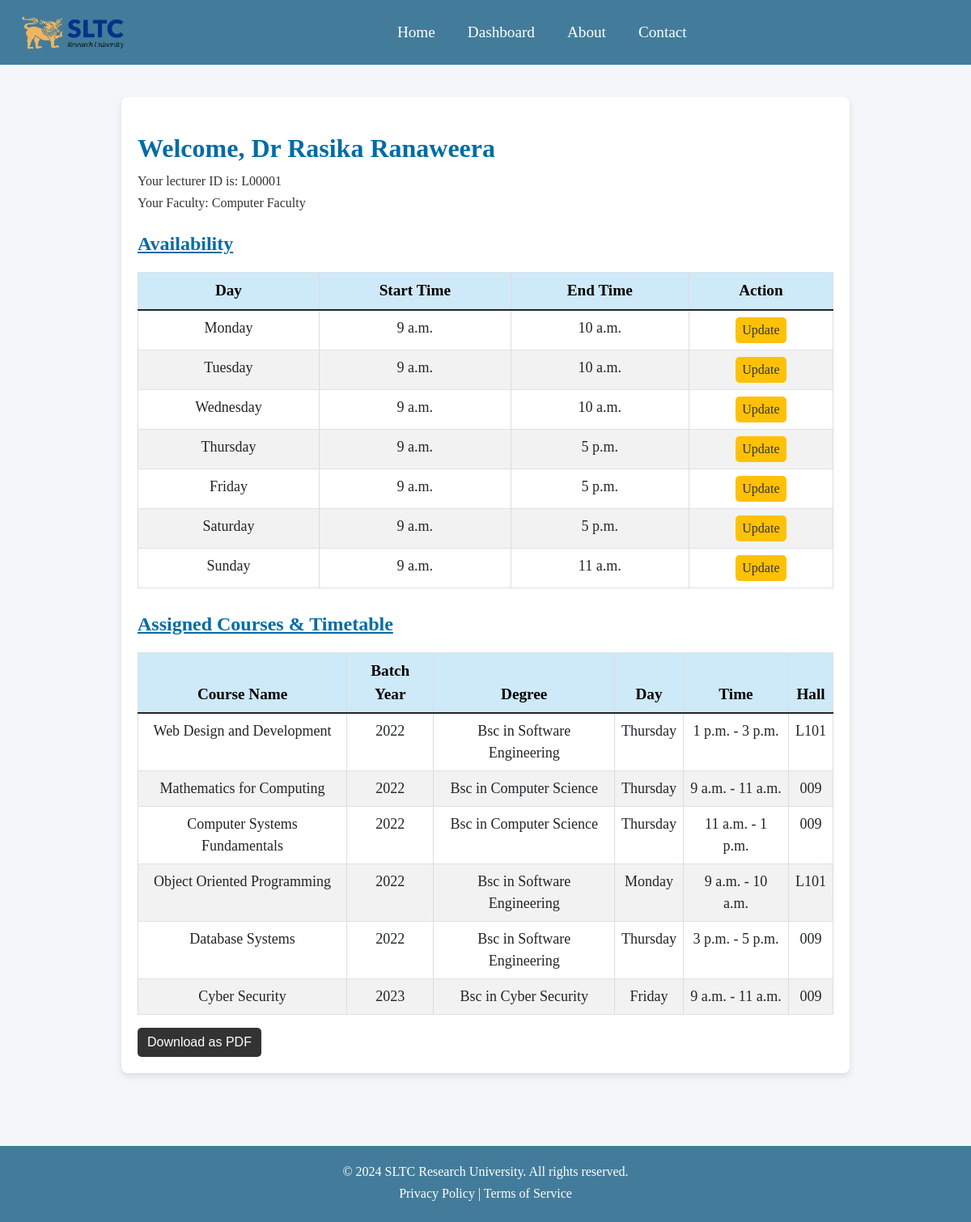
Screenshot of /lecturer-dashboard/ (signed in) with the database file from the repository.
### user/models.py (models this page shows, shortened)
class Lecturer(models.Model):
    user = models.OneToOneField(User, on_delete=models.CASCADE, primary_key=True)
    full_name = models.CharField(max_length=255)
    Faculty = models.ForeignKey(Faculty, on_delete=models.SET_NULL, null=True)

class User(AbstractUser):
    is_student = models.BooleanField(default=False)
    is_lecturer = models.BooleanField(default=False)

class Faculty(models.Model):
    name = models.CharField(max_length=255, unique=True)
    class Meta:
        verbose_name_plural = "Faculties"
    def __str__(self):
        return self.name

class LecturerAvailability(models.Model):
    DAY_CHOICES = [
        (0, 'Monday'),
        (1, 'Tuesday'),
        (2, 'Wednesday'),
        (3, 'Thursday'),
        (4, 'Friday'),
        (5, 'Saturday'),
        (6, 'Sunday'),
    ]
    lecturer = models.ForeignKey(Lecturer, on_delete=models.CASCADE, related_name='availabilities')
    day = models.IntegerField(choices=DAY_CHOICES)
    start_time = models.TimeField(default=time(9, 0))
    end_time = models.TimeField(default=time(17, 0))
    class Meta:
        unique_together = ['lecturer', 'day']

class Course(models.Model):
    name = models.CharField(max_length=255)
    degree = models.ForeignKey(Degree, on_delete=models.CASCADE)
    Batch_Year = models.ForeignKey(BatchYear, on_delete=models.SET_NULL, null=True)
    lecturer = models.ForeignKey(Lecturer, on_delete=models.SET_NULL, null=True)
    required_hall_type = models.CharField(max_length=20, choices=Hall.HALL_TYPE_CHOICES)
    duration = models.PositiveIntegerField()
    sessions_per_week = models.PositiveIntegerField()

class BatchYear(models.Model):
    year = models.PositiveIntegerField(unique=True)

class Degree(models.Model):
    name = models.CharField(max_length=255)
    Faculty = models.ForeignKey(Faculty, on_delete=models.CASCADE)

class Timeslot(models.Model):
    DAY_CHOICES = [
        (0, 'Monday'),
        (1, 'Tuesday'),
        (2, 'Wednesday'),
        (3, 'Thursday'),
        (4, 'Friday'),
        (5, 'Saturday'),
        (6, 'Sunday'),
    ]
    day = models.IntegerField(choices=DAY_CHOICES)
    start_time = models.TimeField(default=time(9, 0))
    end_time = models.TimeField(default=time(17, 0))
    hall = models.ForeignKey('Hall', on_delete=models.SET_NULL, null=True)
    course = models.ForeignKey('Course', on_delete=models.CASCADE)

class Hall(models.Model):
    HALL_TYPE_CHOICES = [
        ('LECTURE_ROOM', 'Lecture Room'),
        ('LAB', 'Lab'),
    ]
    name = models.CharField(max_length=255)
    Faculty = models.ForeignKey(Faculty, on_delete=models.CASCADE)
    type = models.CharField(max_length=20, choices=HALL_TYPE_CHOICES)

### user/views.py (the view)
# urls.py: path('lecturer-dashboard/', views.lecturer_dashboard, name='lecturer_dashboard'),
@login_required
def lecturer_dashboard(request):
    if not request.user.is_lecturer:
        return redirect('login')
    lecturer = request.user.lecturer
    courses = Course.objects.filter(lecturer=lecturer)
    availabilities = LecturerAvailability.objects.filter(lecturer=lecturer).order_by('day', 'start_time')
    return render(request, 'lecturer/dashboard.html', {
        'lecturer': lecturer,
        'courses': courses,
        'availabilities': availabilities
    })

### user/templates/lecturer/dashboard.html (shortened to what this page needs)
{% load static %}
<!DOCTYPE html>
<html lang="en">
<head>
    <link href="https://cdn.jsdelivr.net/npm/bootstrap@5.1.3/dist/css/bootstrap.min.css" rel="stylesheet">
</head>
<body>
    {% include "../header.html" %}
    <div class="container">
        <h2 class="mt-4">Welcome, {{ lecturer.full_name }}</h2>
        <p>Your lecturer ID is: {{ request.user.username }}</p>
        <p>Your Faculty: {{ request.user.lecturer.Faculty }}</p>
        <h3 class="mt-4" style="text-decoration: underline;">Availability</h3>
        <table class="table table-bordered">
            <thead>
                <tr>
                    <th>Day</th>
                    <th>Start Time</th>
                    <th>End Time</th>
                    <th>Action</th>
                </tr>
            </thead>
            <tbody>
                {% for availability in availabilities %}
                    <tr>
                        <td>{{ availability.get_day_display }}</td>
                        <td>{{ availability.start_time }}</td>
                        <td>{{ availability.end_time }}</td>
                        <td>
                            <a href="{% url 'update_availability' availability_id=availability.id %}" class="btn btn-sm btn-warning">Update</a>
                        </td>
                    </tr>
                {% empty %}
                    <tr>
                        <td colspan="4">No availability set yet.</td>
                    </tr>
                {% endfor %}
            </tbody>
        </table>
            <h3 class="mt-12" style="text-decoration: underline;">Assigned Courses & Timetable</h3>
            <div id="timetable">
                <table class="table table-bordered">
                    <thead>
                        <tr>
                            <th>Course Name</th>
                            <th>Batch Year</th>
                            <th>Degree</th>
                            <th>Day</th>
                            <th>Time</th>
                            <th>Hall</th>
                        </tr>
                    </thead>
                    <tbody>
                        {% for course in courses %}
                            {% for timeslot in course.timeslot_set.all %}
                            <tr>
                                <td>{{ course.name }}</td>
                                <td>
                                    {% if course.Batch_Year %}
                                        {{ course.Batch_Year.year }}
                                    {% else %}
                                        N/A
                                    {% endif %}
                                </td>
                                <td>{{ course.degree.name }}</td>
                                <td>{{ timeslot.get_day_display }}</td>
                                <td>{{ timeslot.start_time }} - {{ timeslot.end_time }}</td>
                                <td>{{ timeslot.hall.name }}</td>
                            </tr>
                            {% empty %}
                            <tr>
                                <td colspan="6">No scheduled timeslots for this course.</td>
                            </tr>
                            {% endfor %}
                        {% empty %}
                            <tr>
                                <td colspan="6">No courses assigned yet.</td>
                            </tr>
                        {% endfor %}
                    </tbody>
                </table>
            </div>
            <button onclick="generatePDF('lecturer')" class="btn btn-dark ">Download as PDF</button>
        </div>
        {% include "../footer.html" %}
    </body>
    </html>

### user/templates/header.html (shortened to what this page needs)
{% load static %}
<!DOCTYPE html>
<html lang="en">
<head>
</head>
<body>
    <div class="navbar">
        <div class="logo">
            <img src="{% static 'images/sltc.png' %}" alt="Logo">
        </div>
        <div class="menu" id="navbarMenu">
            <a href="{% url 'home' %}">Home</a>
                {% if user.is_student %}
                    <a href="{% url 'student_dashboard' %}">Dashboard</a>
                {% elif user.is_lecturer %}
                    <a href="{% url 'lecturer_dashboard' %}">Dashboard</a>
                {% else %}
                    <a href="{% url 'login' %}">Login</a>
                {% endif %}
            <a href="https://sltc.ac.lk/about/">About</a>
            <a href="https://sltc.ac.lk/contact/">Contact</a>
        </div>
    </div>
</body>
</html>

### user/templates/footer.html (shortened to what this page needs)
<!DOCTYPE html>
<html lang="en">
<head>
</head>
<body>
    <div class="footer">
        <p>&copy; 2024 SLTC Research University. All rights reserved.</p>
        <p><a href="https://sltc.ac.lk/privacy-policy/">Privacy Policy</a> | <a href="https://sltc.ac.lk/privacy-policy/">Terms of Service</a></p>
    </div>
</body>
</html>

### user/templates/lecturer/dashboard.html (style rules this page uses)
body { font-family:'Times New Roman', Times, serif; background-color: #f4f7f9; color: #333; }
.container { max-width: 900px; margin: 40px auto; padding: 20px; background-color: #ffffff; border-radius: 8px; box-shadow: 0 4px 8px rgba(0, 0, 0, 0.1); }
h2, h3 { color: #006ca5; font-family: 'Times New Roman', Times, serif; font-weight: bold; }
h2 { font-size: 32px; margin-bottom: 10px; }
h3 { font-size: 24px; margin-top: 30px; margin-bottom: 15px; }
p { font-family: 'Times New Roman', Times, serif; font-size: 16px; margin-bottom: 3px; }
table { width: 100%; margin-top: 20px; border-collapse: collapse; }
th, td { font-family: 'Times New Roman', Times, serif; padding: 12px; text-align: center; border: 1px solid #ddd; }
thead { background-color: #cee9f8; color: rgb(0, 0, 0); font-weight: bold; font-size: larger; }
td { font-size: large; }
tr:nth-child(even) { background-color: #f2f2f2; }
.btn { border-radius: 5px; font-size: 16px; font-weight: 500; padding: px 10px; text-align: center; cursor: pointer; transition: background-color 0.3s, box-shadow 0.3s; }
.btn-dark { background-color: #333; color: #fff; border: none; }
.btn-warning { background-color: #ffc107; color: #333; border: none; }

### user/templates/header.html (style rules this page uses)
body { margin: 0; font-family: Arial, sans-serif; }
.navbar { display: flex; justify-content: space-between; align-items: center; background-color: #437c9a; padding: 10px 20px; color: white; }
.navbar .logo img { height: 60px; width: auto; }
.navbar .menu { display: flex; justify-content: center; flex: 1; }
.navbar .menu a { color: white; text-decoration: none; font-family: 'Times New Roman', Times, serif; padding: 14px 20px; font-size: larger; }

### user/templates/footer.html (style rules this page uses)
body { margin: 0; font-family: Arial, sans-serif; }
.footer { font-family: 'Times New Roman', Times, serif; background-color: #437c9a; color: white; text-align: center; padding: 20px; width: 100%; margin-top: 90px; }
.footer a { color: white; text-decoration: none; }

### rows the page displays
Lecturer: full_name "Dr Rasika Ranaweera"
User: user.username "L00001", user.lecturer.Faculty "Computer Faculty"
LecturerAvailability: day "Monday", start_time "9 a.m.", end_time "10 a.m."
LecturerAvailability: day "Tuesday", start_time "9 a.m.", end_time "10 a.m."
LecturerAvailability: day "Wednesday", start_time "9 a.m.", end_time "10 a.m."
LecturerAvailability: day "Thursday", start_time "9 a.m.", end_time "5 p.m."
LecturerAvailability: day "Friday", start_time "9 a.m.", end_time "5 p.m."
LecturerAvailability: day "Saturday", start_time "9 a.m.", end_time "5 p.m."
LecturerAvailability: day "Sunday", start_time "9 a.m.", end_time "11 a.m."
Course: name "Web Design and Development", Batch_Year.year "2022", degree.name "Bsc in Software Engineering"
Timeslot: day "Thursday", start_time "1 p.m.", end_time "3 p.m.", hall.name "L101"
Course: name "Mathematics for Computing", Batch_Year.year "2022", degree.name "Bsc in Computer Science"
Timeslot: day "Thursday", start_time "9 a.m.", end_time "11 a.m.", hall.name "009"
Course: name "Computer Systems Fundamentals", Batch_Year.year "2022", degree.name "Bsc in Computer Science"
Timeslot: day "Thursday", start_time "11 a.m.", end_time "1 p.m.", hall.name "009"
Course: name "Object Oriented Programming", Batch_Year.year "2022", degree.name "Bsc in Software Engineering"
Timeslot: day "Monday", start_time "9 a.m.", end_time "10 a.m.", hall.name "L101"
Course: name "Database Systems", Batch_Year.year "2022", degree.name "Bsc in Software Engineering"
Timeslot: day "Thursday", start_time "3 p.m.", end_time "5 p.m.", hall.name "009"
Course: name "Cyber Security", Batch_Year.year "2023", degree.name "Bsc in Cyber Security"
Timeslot: day "Friday", start_time "9 a.m.", end_time "11 a.m.", hall.name "009"
